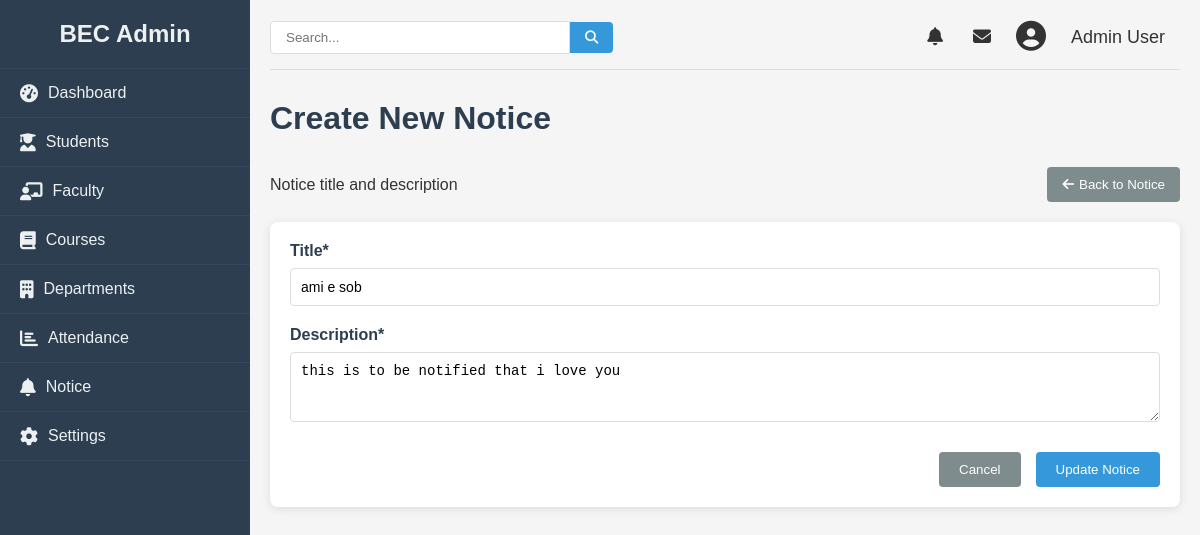
Before: /admin/update/notice/1 with the older database file.
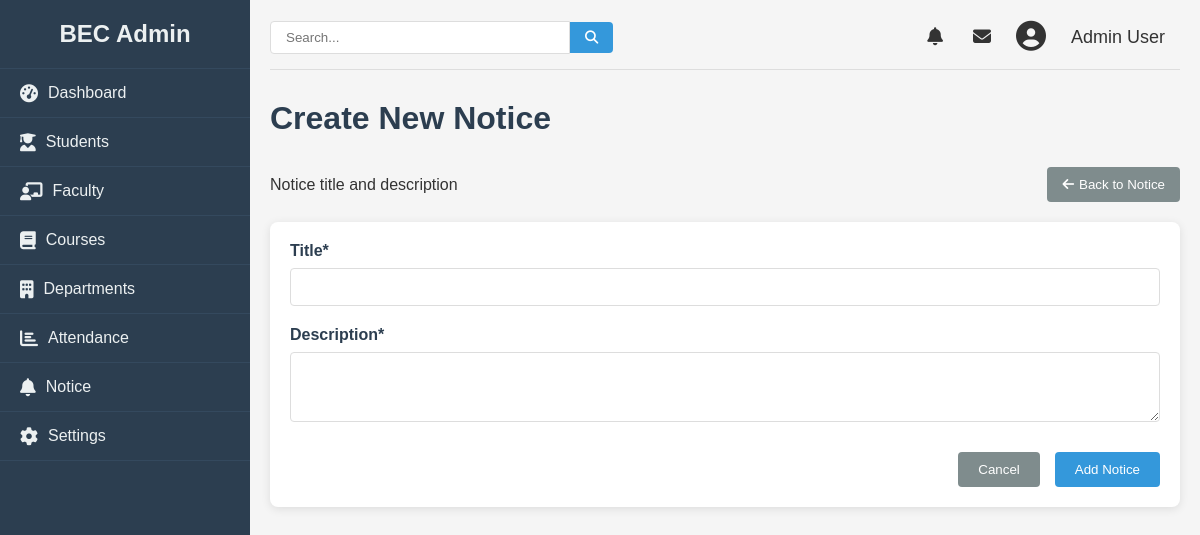
After: the same page with the newer database file.
### college/model.py (models this page shows, shortened)
class Notice(db.Model):
    id = db.Column(db.Integer, primary_key=True)
    title = db.Column(db.String(100), nullable=False)
    content = db.Column(db.String, nullable=False)
    date = db.Column(db.DateTime, nullable=False)

### college/admin/update.py (the view, shortened to what this page needs)
@app.route("/admin/update/notice/<id>", methods = ["GET", "POST"])
def updatenotice(id):
    notice = Notice.query.get(id)
    return render_template("addnotice.html", data= notice)

### college/admin/templates/addnotice.html (shortened to what this page needs)
{% from "macro/cmsnav.html" import cmsnav%}
{%extends "admbase.html"%}
{%block head%}
    <link rel="stylesheet" href="{{url_for('static', filename='css/styles.css')}}">
    <link rel="stylesheet" href="https://cdnjs.cloudflare.com/ajax/libs/font-awesome/6.4.0/css/all.min.css">
{%endblock%}
{%block content%}
    <div class="container" w-tid="21">
        {{cmsnav()}}
        <main class="main-content" w-tid="111">
            <header class="top-header" w-tid="113">
                <div class="search-box" w-tid="115">
                    <input type="text" placeholder="Search..." w-tid="117"/>
                    <button w-tid="119"><i class="fas fa-search" w-tid="121"></i></button>
                </div>
                <div class="user-profile" w-tid="123">
                    <span class="notification" w-tid="125"><i class="fas fa-bell" w-tid="127"></i></span>
                    <span class="message" w-tid="129"><i class="fas fa-envelope" w-tid="131"></i></span>
                    <div class="profile-img" w-tid="133">
                        <i class="fas fa-user-circle" w-tid="135"></i>
                    </div>
                    <span class="username" w-tid="137">Admin User</span>
                </div>
            </header>
            <div id="dashboard-page" class="content-section" w-tid="139">
                <div class="dashboard" w-tid="141">
                    <h1 w-tid="357">Create New Notice</h1>
                    <div class="students-header" w-tid="359">
                        <p w-tid="361">Notice title and description</p>
                        <a style="text-decoration: none; color:white" href="/admin/notice">
                        <button id="cancel-add-student" class="back-button" w-tid="1515">
                                <i class="fas fa-arrow-left" w-tid="1517"></i> Back to Notice
                        </button></a>
                    </div>
                    <div class="student-form-container" w-tid="1519">
                        {%if data%}
                        <form id="add-student-form" method="POST" action="/admin/update/notice/{{data.id}}" class="student-form"
                        w-tid="1521">
                        {%else%}
                        <form id="add-student-form" method="POST" action="/admin/addnotice" class="student-form" w-tid="1521">
                            {%endif%}
                            <div class="form-row" w-tid="1523">
                                <div class="form-group" w-tid="1525">
                                    <label for="title" w-tid="1527">Title*</label>
                                    <input type="text" id="title" name="title" required="" w-tid="1529" value="{{ data.title }}">
                                </div>
                            </div>
                            <div class="form-row" w-tid="1591">
                                <div class="form-group full-width" w-tid="1593">
                                    <label for="content" w-tid="1595">Description*</label>
                                    <textarea id="content" name="content" rows="3" required="" w-tid="1597">{{ data.content }}</textarea>
                                </div>
                            </div>
                            <div class="form-actions" w-tid="1599">
                                <a href="/admin/notice"><button type="button" id="cancel-add-student" class="cancel-btn" w-tid="1601">Cancel</button></a>
                                {%if data%}
                            <button type="submit" class="save-btn" w-tid="1603">Update Notice</button>
                            {%else%}
                            <button type="submit" class="save-btn" w-tid="1603">Add Notice</button>
                            {%endif%}
                            </div>
                        </form>
                    </div>
                </div>
            </div>
        </main>
    </div>
{%endblock%}

Changed rows visible on the page:
removed Notice: title "ami e sob", content "this is to be notified that i love you"
Other visible differences:
text no longer shown: "Update Notice"
text now shown: "Add Notice"
